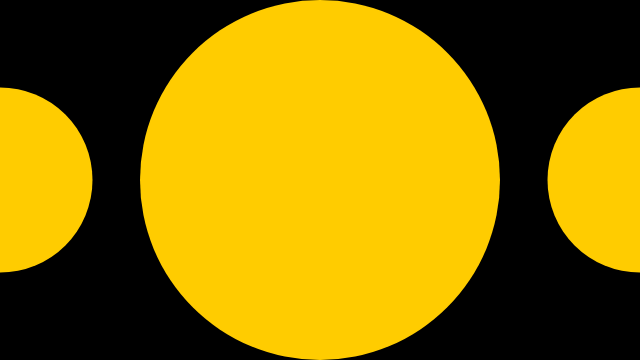
Frame 1 (no input)
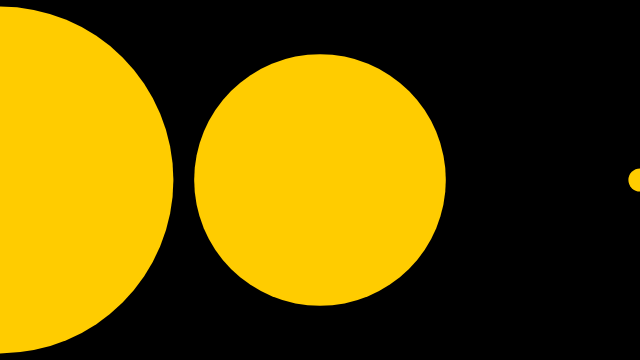
Frame 60 (no input)
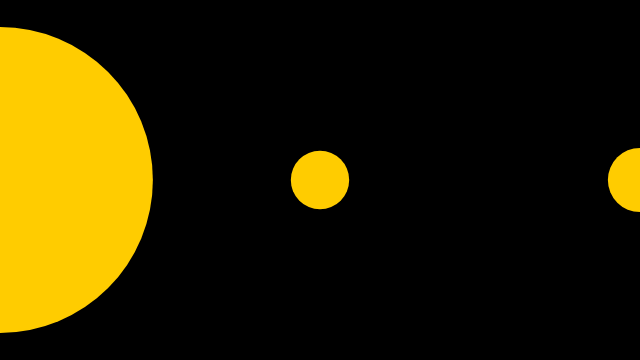
Frame 120 (the mouse pressed at the canvas centre since frame 60)

The p5.js sketch that drew these frames (run headless with seeded random() and noise() and a simulated clock; from frame 60 on, the mouse is pressed at the canvas centre):

// p5.js sketch
// ── sketch.js
var diameter; //max diameter of circles
var angle = 0;

function setup() {
  createCanvas(640, 360);
  diameter = height - 10;
  noStroke();
  noStroke();
  fill(255, 204, 0);
}

function draw() {

  background(0);
//variable controlling diameters of each circle.
  var d1 = 10 + (sin(angle) * diameter/2) + diameter/2; //sin varies from -1 to 1 and we multiply this by diamter/2.
  //Then add diameter on 2 so it doesn go negative.
  var d2 = 10 + (sin(angle + PI/2) * diameter/2) + diameter/2; //offset by PI/2
  var d3 = 10 + (sin(angle + PI) * diameter/2) + diameter/2; //and by PI

  ellipse(0, height/2, d1, d1);
  ellipse(width/2, height/2, d2, d2);
  ellipse(width, height/2, d3, d3);

  angle += 0.02; //increase angle
}
